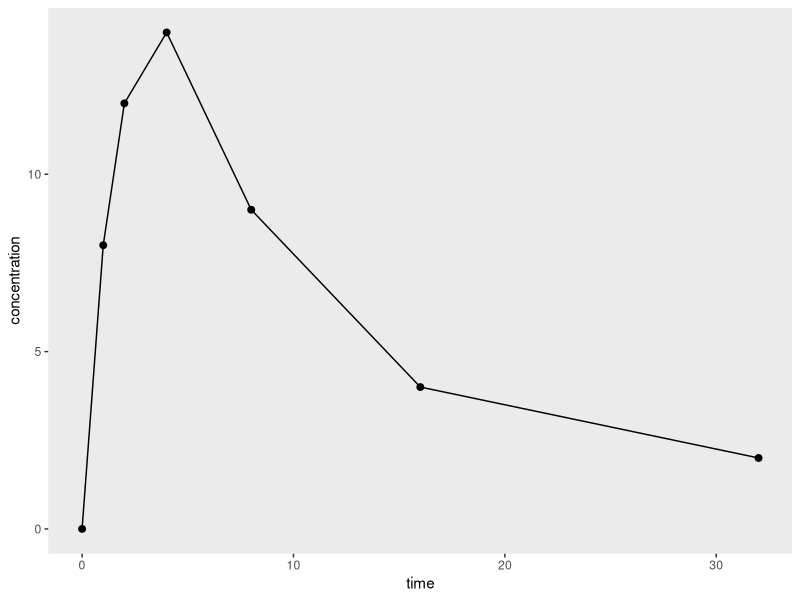
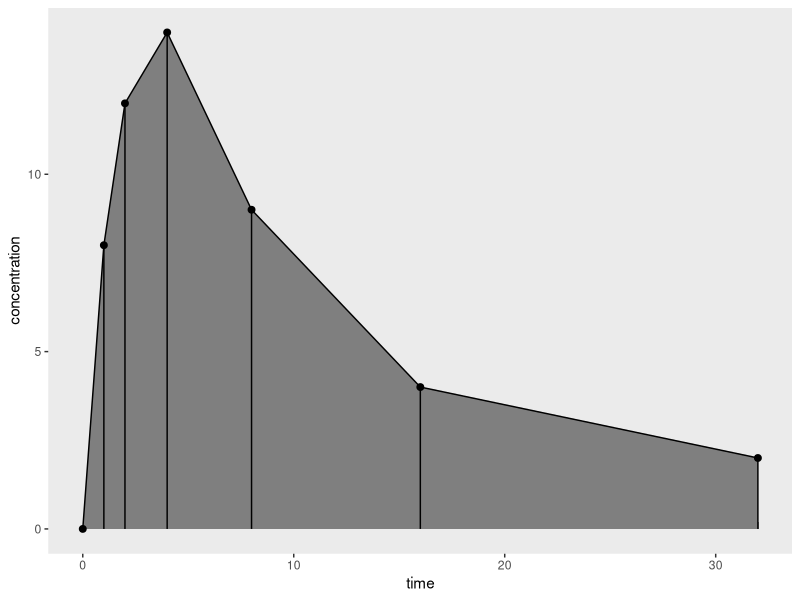
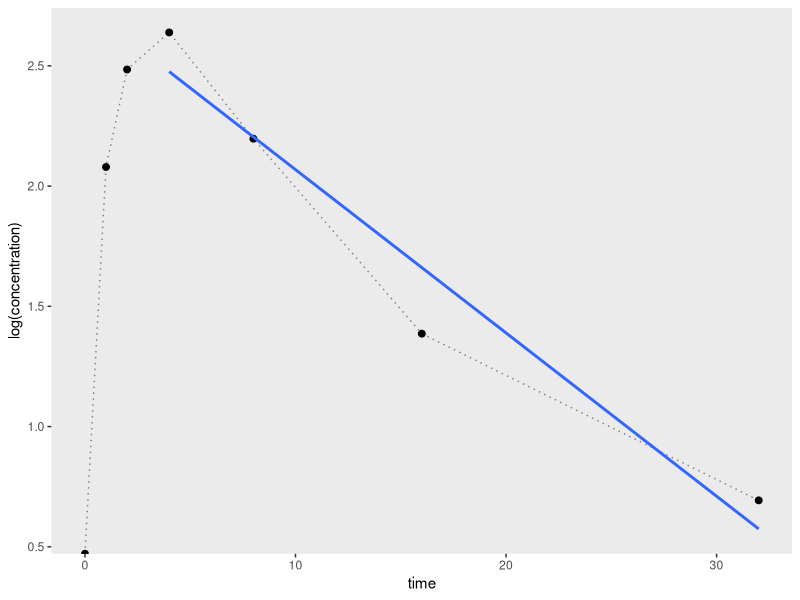
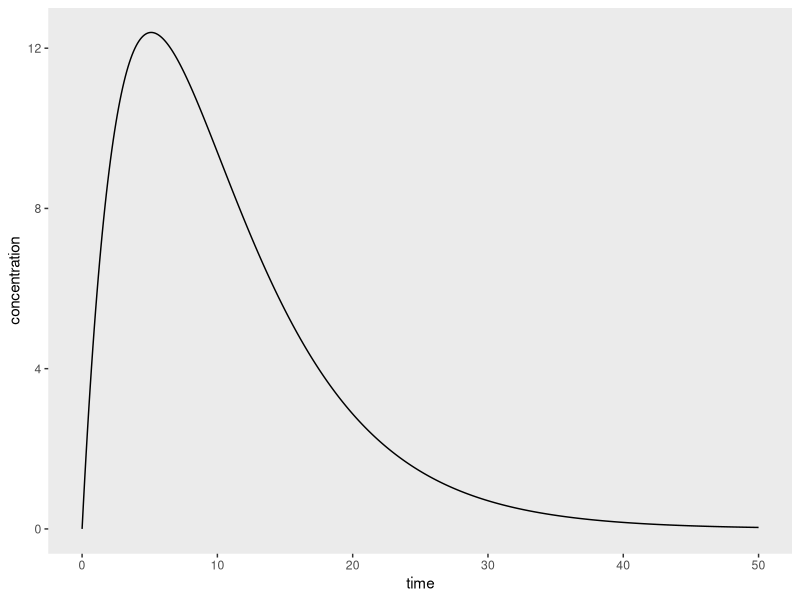
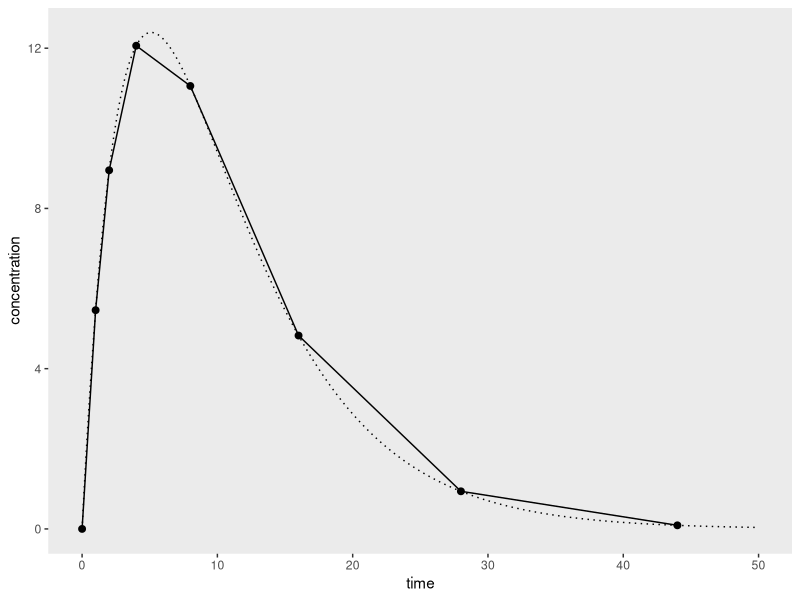

Write R code to recreate these figures, in order.
## ---- chunk 1
wide <- 136
narrow <- 76
options(width = narrow)
cache_images <- TRUE
set.seed(1)
library(ggplot2)
library(tibble)
## ---- chunk 2
#| echo: false
df <- tibble(
  time = c(0, 1, 2, 4, 8, 16, 32),
  concentration = c(0, 8, 12, 14, 9, 4, 2)
)
## ---- chunk 3
ggplot(df, aes(time, concentration)) + 
  geom_line() +
  geom_point(size = 2) + 
  theme(panel.grid = element_blank())
## ---- chunk 4
ggplot(df, aes(time, concentration)) + 
  geom_area(fill = "grey50") + 
  geom_line() +
  geom_segment(
    aes(xend = time, yend = 0)
  ) + 
  geom_point(size = 2) + 
  theme(panel.grid = element_blank())
## ---- chunk 5
auc <- function(time, conc) {
  n <- length(time)
  sum((time[-1] - time[-n]) * (conc[-1] + conc[-n]) / 2)
}
## ---- chunk 6
df
## ---- chunk 7
with(df, auc(time, concentration))
## ---- chunk 8
ggplot(df, aes(time, log(concentration))) + 
  geom_line(colour = "grey50", linetype = "dotted") +
  geom_point(size = 2) + 
  geom_smooth(data = df[4:7,], method = "lm", formula = y ~ x, se = FALSE) +
  theme(panel.grid = element_blank())
## ---- chunk 9
-lm(log(concentration) ~ time, df[4:7, ])$coef[2]
## ---- chunk 10
auc <- function(time, conc, tail_n = 4) {
  n <- length(time)
  tail_points <- (n - tail_n + 1):n
  auc_body <- sum((time[-1] - time[-n]) * (conc[-1] + conc[-n]) / 2)
  k_e <- -lm(log(conc[tail_points]) ~ time[tail_points])$coef[2]
  auc_tail <- unname(conc[n] / k_e)
  auc_body + auc_tail
}
## ---- chunk 11
with(df, auc(time, concentration))
## ---- chunk 12
bateman <- function(time, 
                    ka, 
                    ke, 
                    bioavailability = .8, 
                    dose = 200, 
                    volume = 6) {
  const <- bioavailability * dose  * ka / volume / (ka - ke)
  const * (exp(-ke * time) - exp(-ka * time))
}

t <- seq(0, 50, .1)
df1 <- data.frame(
  time = t,
  concentration = bateman(t, ka = .25, ke = .15)
)

ggplot(df1, aes(time, concentration)) + 
  geom_line() +
  theme(panel.grid = element_blank())
## ---- chunk 13
t <- c(0, 1, 2, 4, 8, 16, 28, 44)
df2 <- data.frame(
  time = t,
  concentration = bateman(t, ka = .25, ke = .15)
)

ggplot(df1, aes(time, concentration)) + 
  geom_line(linetype = "dotted") +
  geom_point(data = df2, size = 2) + 
  geom_line(data = df2) + 
  theme(panel.grid = element_blank())
